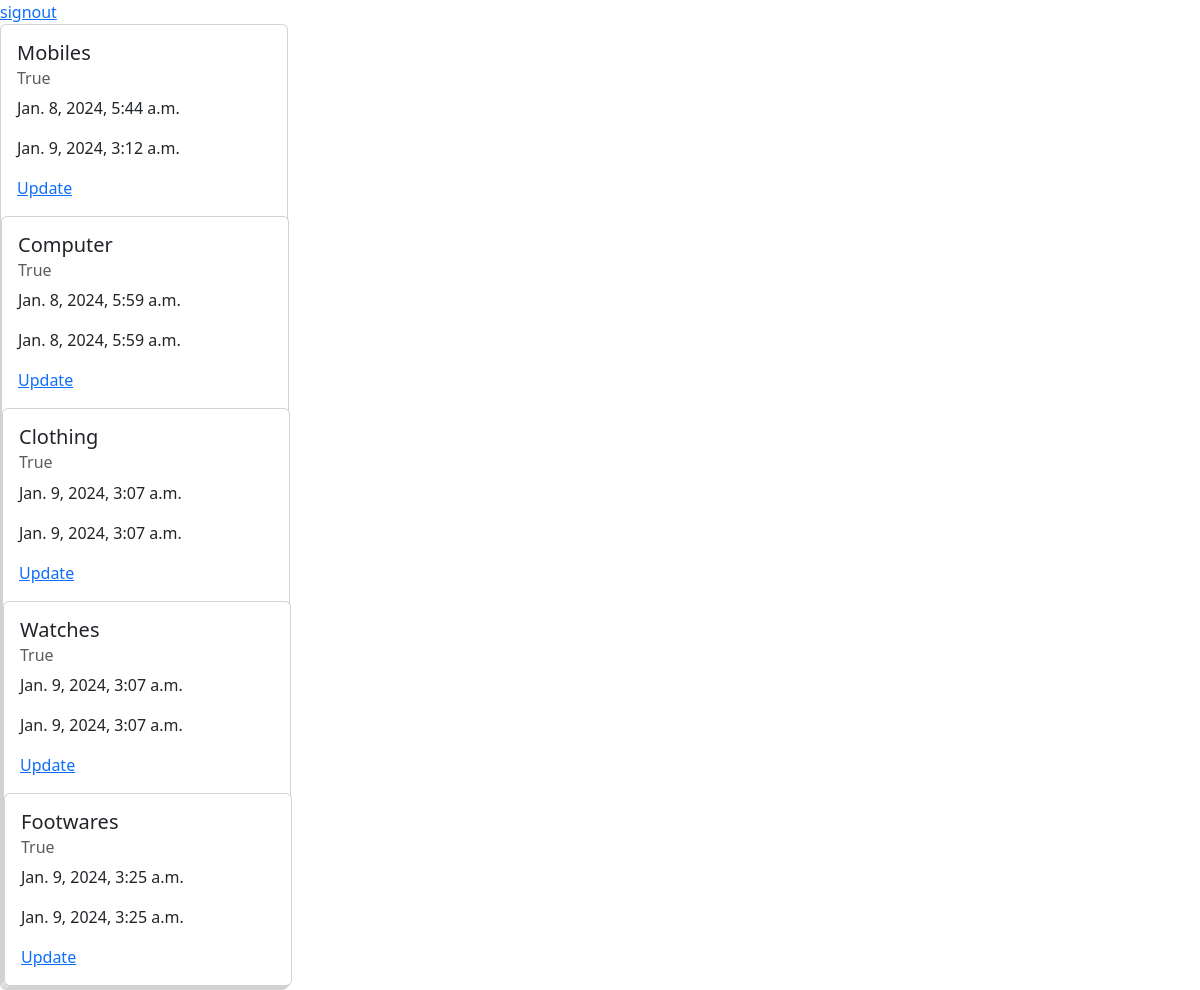
The page /store/category/list/ (signed in) on the database its author committed.
### api/models.py (models this page shows, shortened)
class Category(models.Model):
    name=models.CharField(max_length=200)
    is_active=models.BooleanField(default=True)
    created_at=models.DateTimeField(auto_now_add=True)
    updated_at=models.DateTimeField(auto_now=True)

### store/views.py (the view)
# urls.py: path("category/list/",views.CategoryListView.as_view(),name="cat_list"),
@method_decorator(dec,name="dispatch")
class CategoryListView(View):
    def get(self,request,*args, **kwargs):
        qs=Category.objects.all()
        return render (request,"category_list.html",{"data":qs})

### store/decrators.py (called while the page is built)
def login_required(fn):
    def wrapper(request,*args, **kwargs):
        if not request.user.is_authenticated:
            messages.error(request,"invalid session")
            return redirect("sign_up")
        else:
            return fn(request,*args, **kwargs)
    return wrapper

### store/templates/category_list.html (shortened to what this page needs)
<!DOCTYPE html>
<html lang="en">
<head>
    <link href="https://cdn.jsdelivr.net/npm/bootstrap@5.3.2/dist/css/bootstrap.min.css" rel="stylesheet">
</head>
<body>
    <div>
          <a href="{%url 'sign_out' %}">  signout</a>
    </div>
    {%for i in data %}
    {%if i.is_active == True%}
    <div class="card " style="width: 18rem;">
        <div class="card-body">
          <h5 class="card-title">{{i.name}}</h5>
          <h6 class="card-subtitle mb-2 text-body-secondary">{{i.is_active}}</h6>
          <p class="card-text">{{i.created_at}}</p>
          <p>{{i.updated_at}}</p>
          <a href="#" class="card-link">Update</a>
        </div>
    {%endif%}
    {%endfor%}
</body>
</html>

### rows shown on the page
Category: name "Mobiles", is_active "True", created_at "Jan. 8, 2024, 5:44 a.m.", updated_at "Jan. 9, 2024, 3:12 a.m."
Category: name "Computer", is_active "True", created_at "Jan. 8, 2024, 5:59 a.m.", updated_at "Jan. 8, 2024, 5:59 a.m."
Category: name "Clothing", is_active "True", created_at "Jan. 9, 2024, 3:07 a.m.", updated_at "Jan. 9, 2024, 3:07 a.m."
Category: name "Watches", is_active "True", created_at "Jan. 9, 2024, 3:07 a.m.", updated_at "Jan. 9, 2024, 3:07 a.m."
Category: name "Footwares", is_active "True", created_at "Jan. 9, 2024, 3:25 a.m.", updated_at "Jan. 9, 2024, 3:25 a.m."
